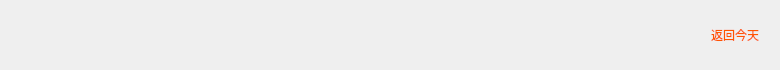
       <widget class="QWidget" name="WidgetTop" native="true">
        <property name="minimumSize">
         <size>
          <width>0</width>
          <height>70</height>
         </size>
        </property>
        <property name="maximumSize">
         <size>
          <width>16777215</width>
          <height>70</height>
         </size>
        </property>
        <property name="styleSheet">
         <string notr="true">QWidget#WidgetTop
{
	
	background-color: rgb(255, 255, 255);
	border:none;
	border-bottom:1px solid rgb(200,200,200);
}
</string>
        </property>
        <layout class="QHBoxLayout" name="horizontalLayout_7">
         <property name="spacing">
          <number>20</number>
         </property>
         <property name="leftMargin">
          <number>0</number>
         </property>
         <property name="topMargin">
          <number>0</number>
         </property>
         <property name="rightMargin">
          <number>0</number>
         </property>
         <property name="bottomMargin">
          <number>0</number>
         </property>
         <item>
          <widget class="QComboBox" name="CBoxYear">
           <property name="minimumSize">
            <size>
             <width>80</width>
             <height>30</height>
            </size>
           </property>
           <property name="maximumSize">
            <size>
             <width>80</width>
             <height>30</height>
            </size>
           </property>
           <property name="styleSheet">
            <string notr="true">QComboBox
{
	border:transparent;
	background: transparent;
	padding: 1px 1px 1px 1px;
	font: 21px &quot;微软雅黑&quot;;
	color: rgb(55, 55, 55);
}
QComboBox:focus
{
	border:transparent;
	background: transparent;
	padding: 1px 1px 1px 1px;
}
QComboBox::drop-down
{
	width: 25px;
	background:transparent;
}
QComboBox::down-arrow 
{
	image: url(:/res/teacher/首页_下拉.png);
}
QComboBox QAbstractItemView
{
	color: rgb(0, 0, 0);
	background-color: rgb(255, 255, 255);
	selection-color: rgb(0, 0, 0);
	selection-background-color:rgb(85, 170, 255);
}
</string>
           </property>
          </widget>
         </item>
         <item>
          <widget class="QComboBox" name="CBoxMonth">
           <property name="minimumSize">
            <size>
             <width>70</width>
             <height>30</height>
            </size>
           </property>
           <property name="maximumSize">
            <size>
             <width>70</width>
             <height>30</height>
            </size>
           </property>
           <property name="styleSheet">
            <string notr="true">QComboBox
{
	border:transparent;
	background: transparent;
	padding: 1px 1px 1px 1px;
	font: 21px &quot;微软雅黑&quot;;
	color: rgb(55, 55, 55);
}
QComboBox:focus
{
	border:transparent;
	background: transparent;
	padding: 1px 1px 1px 1px;
}
QComboBox::drop-down
{
	width: 25px;
	background:transparent;
}
QComboBox::down-arrow 
{
	image: url(:/res/teacher/首页_下拉.png);
}
QComboBox QAbstractItemView
{
	color: rgb(0, 0, 0);
	background-color: rgb(255, 255, 255);
	selection-color: rgb(0, 0, 0);
	selection-background-color:rgb(85, 170, 255);
}
</string>
           </property>
          </widget>
         </item>
         <item>
          <spacer name="horizontalSpacer">
           <property name="orientation">
            <enum>Qt::Horizontal</enum>
           </property>
           <property name="sizeHint" stdset="0">
            <size>
             <width>500</width>
             <height>20</height>
            </size>
           </property>
          </spacer>
         </item>
         <item>
          <widget class="QPushButton" name="PButtonBackToday">
           <property name="minimumSize">
            <size>
             <width>90</width>
             <height>30</height>
            </size>
           </property>
           <property name="maximumSize">
            <size>
             <width>90</width>
             <height>30</height>
            </size>
           </property>
           <property name="styleSheet">
            <string notr="true">QPushButton
{
	font: 21px &quot;微软雅黑&quot;;
	color: rgb(255, 85, 0);
	border:transparent;
	background: transparent;
}
</string>
           </property>
           <property name="text">
            <string>返回今天</string>
           </property>
          </widget>
         </item>
        </layout>
       </widget>
